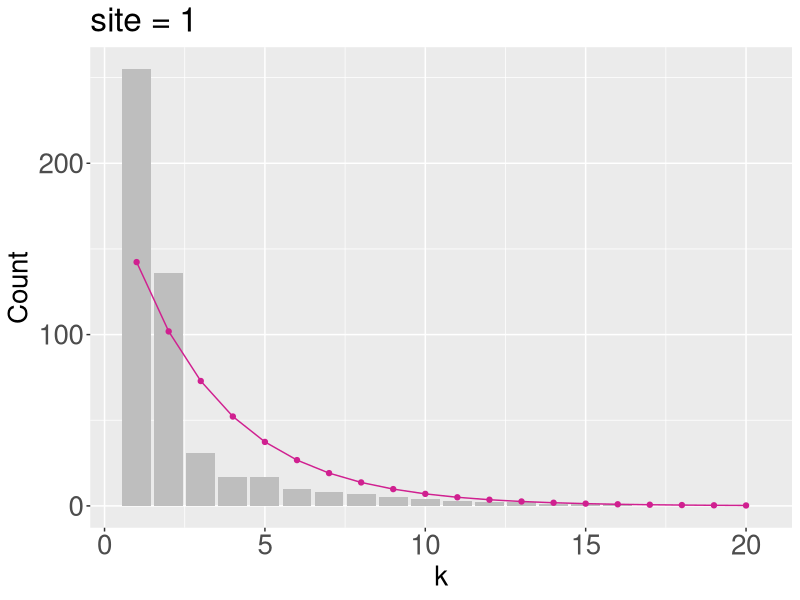
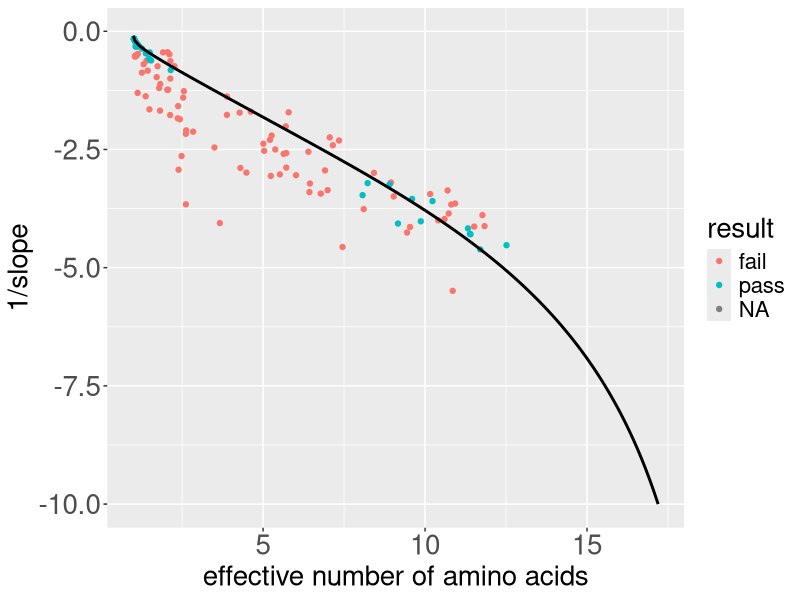

R code for these plots, in order:
# fit linear model to normalized, log-transformed data
# fitting 2 parameters: slope and intercept

library(tidyverse)
library(stringr)
library(cowplot)
library(broom)


# read in data
alignment <-read_csv("data/simulated/results_1B4T_A_evolved_split.csv", col_types = cols(.default = "c")) 

# tidy data used for null
alignment %>% 
  mutate(sequence = as.numeric(1:nrow(alignment)) ) %>% 
  gather(key = "site", value = "aa", 1:153) -> tidy_align  

tidy_align$site = as.numeric(tidy_align$site) 

#tidy_align %>% filter(sequence <= 100) -> tidy_align

#---------- ACTUAL DISTRIBUTION ----------
# determine the number of each AA at each site
tidy_align %>% 
  group_by(site, aa) %>% 
  summarize(count = n()) -> site_aa_count

empty_counts <- data_frame(aa = c('A', 'C', 'D', 'E', 'F', 'G', 'H', 'I', 'K', 'L', 'M', 'N', 'P', 'Q', 'R', 'S', 'T', 'V', 'W', 'Y'), 
                           count = rep(0, 20))

# 1. First write a function that can take a data frame with amino acids at one site, and return a data frame with counts, including zeros.
count_by_site <- function(site_df) {
  site_df %>% 
    group_by(aa) %>% 
    summarize(count = n()) -> counts
  full_join(counts, anti_join(empty_counts, counts, by = 'aa'))
}

# 2. Then call that function for all sites and combine the resulting data frames.
tidy_align %>% nest(-site) %>%
  mutate(counts = map(data, count_by_site)) %>%
  dplyr::select(-data) %>%   # use sessionInfo() to find what packages are loaded, conflicted package to give warnings
  unnest() -> all_count


#----------- ESTIMATED DISTRIBUTION ------------
# USING ONLY OBSERVED AA
# order aa by relative frequency
all_count %>%
  arrange(all_count$site, desc(count)) -> ordered_count

# make the categorical variable (aa) numerical (k) by numbering aa's 1-20 in order of freq
ordered_count %>%
  group_by(site) %>%
  mutate(k = as.numeric(1:20)) -> ordered_count

# remove aa with zero values
ordered_count %>%
  filter(count > 0) -> observed_aa

# count relative to most frequent - rescale to 1 for highly conserved sites
observed_aa %>%
  group_by(site) %>%
  mutate(rel_count = count/max(count)) -> observed_aa

# log-transformed data
observed_aa %>%
  mutate(ln_count = log(rel_count)) -> observed_aa 

# fit to a linear function, using map and BROOM 
# fit intercept and slope
observed_aa %>% nest(-site) %>%
  mutate(fit = map(data, ~ lm(ln_count ~ k, data = .)),
         intercept = map_dbl(fit, ~ (.)$coefficients[1]),
         slope = map_dbl(fit, ~ (.)$coefficients[2])) %>% 
  select(-data, -fit) -> observed_fits

# data frame with slope from linear fit to log transformed data - slope = gamma, intercept = 0
#head(observed_fits)

# visualize the distribution (at a given site) with linear fits
# NOTE: sites that are highly conserved for a single aa still look exponential in log scale (see sites 3 and 9 as example) 3, 6, 33
ordered_count %>%
  group_by(site) %>%
  mutate(rel_count = count/max(count)) -> ordered_count
ordered_count %>%
  mutate(ln_count = log(rel_count)) -> ordered_count

# library(forcats)
# ordered_count %>%
#   filter(site==77) %>%
#   ggplot() +
#   #geom_bar(aes(x = fct_inorder(aa), y = count), stat = 'identity') +
#   geom_point(aes(x = fct_inorder(aa), y = ln_count)) +
#   geom_abline(intercept = 0, slope = -0.2046281) + # NOTE: look up slope from ordered_fits dataframe
#   xlab("ordered aa") +
#   ylab("ln(count)") +
#   theme(text = element_text(size = 40),
#         axis.text = element_text(size = 40))

ordered_count %>% 
  left_join(observed_fits, by = "site") %>%
  mutate(est_dist = slope*exp(k*slope+intercept)) -> ordered_count

# rescale to compare w raw count
ordered_count %>%
  group_by(site) %>%
  mutate(est_rel = est_dist/sum(est_dist)) %>%
  mutate(est_count = sum(count)*est_rel) -> ordered_count


# visual comparison
# ordered_count %>%
#   filter(site == 10) %>%
#   ggplot(aes(x = k)) +
#   geom_bar(aes(y = count), fill = "grey", stat='identity') +
#   geom_point(aes(y = est_count, color = "violetred")) +
#   geom_line(aes(y = est_count, color = "violetred"), size = 1) 
#   scale_color_manual(name = "distribution",
#                      values = c("grey" = "grey", "violetred" = "violetred"),
#                      labels = c("actual", "estimated"))  +
#   labs(x = "amino acids ranked, k", y = "count") +
#   theme(legend.position = "none",
#         text = element_text(size = 40),
#         axis.text = element_text(size = 40)) 




#------- CHI-SQUARED: ACTUAL VS. ESTIMATED DIST -------
# use raw count
ordered_count %>% nest(-site) %>%
  mutate(chisq = map(data, ~ sum(((.$count - .$est_count)^2)/.$est_count)),
         p_value = map_dbl(chisq, ~ pchisq(., 17, lower.tail=FALSE))) %>% 
  select(-data) %>%
  mutate(p.adjusted = p.adjust(p_value, method= "fdr")) -> chisq_results

chisq_results %>%
  mutate(result = "pass") -> chisq_results

# REMOVE conserved sites with a single aa
chisq_results %>% 
  filter(p_value != "NaN") -> chisq_results

chisq_results$result[chisq_results$p_value < 0.05] <- "fail"

chisq_results %>% filter(result == "fail") %>% nrow()/nrow(chisq_results)
chisq_results$chisq <- as.numeric(chisq_results$chisq)


ordered_count %>%
  filter(site == 1) %>%
  ggplot(aes(x = k)) +
    geom_bar(aes(y = count, fill = "actual"), fill = "grey", stat='identity') +
    geom_point(aes(y = est_count, color = "Estimated")) +
    geom_line(aes(y = est_count, color = "Estimated")) +
    scale_color_manual(" ", values = c("actual" = "grey", "Estimated" = "violetred"))  +
    scale_fill_manual(" ", values = "grey")  +
    theme(legend.position = "none") +
    labs(x = "k", y = "Count") +
    theme(text = element_text(size = 20),
          axis.text = element_text(size = 20)) +
  ggtitle("site = 1") 


#------- EFFECTIVE NUMBER OF AMINO ACIDS --------
# site_aa_count is actual dist. DOES NOT CONTAIN AA AT ZERO

# eff aa for actual distribution
observed_aa %>%
  group_by(site) %>%
  mutate(frequency = (count)/sum(count)) -> site_aa_freq

site_aa_freq %>% 
  mutate(flnf = frequency*log(frequency)) %>%
  group_by(site) %>% 
  summarize(entropy = -sum(flnf),
            eff_aa = exp(entropy),
            n = length(unique(aa))) -> eff_aa_all

# eff aa for estimated distribution
ordered_count %>% 
  group_by(site) %>%
  mutate(freq = (est_count)/sum(est_count)) -> site_aa_freq_2
site_aa_freq_2 %>% 
  mutate(flnf = freq*log(freq)) %>%
  group_by(site) %>%
  summarize(entr = -sum(flnf),
            eff_aa_est = exp(entr)) -> eff_aa_all_est

left_join(eff_aa_all, eff_aa_all_est) -> compare_eff_aa

ggplot(compare_eff_aa, aes(x=eff_aa, y=eff_aa_est)) + geom_point() +
  geom_abline(slope = 1, intercept = 0) + xlim(0,16) + ylim(0,16) + 
  labs(title = "2 parameter fit", x = "eff_aa actual", y = "eff_aa fit") -> plot2


#------- RELATIONSHIP BETWEEN GAMMA & EFF AA -------
observed_fits %>%
  left_join(eff_aa_all) %>% 
  select(site, slope, eff_aa)-> gam_v_effaa

gam_v_effaa %>%
  left_join(chisq_results) %>% 
  select(site, slope, eff_aa, result) -> gam_v_effaa

neff2 <- function(lambda_inv) {
  lambda <- 1/lambda_inv
  pi <- lambda*exp(-lambda*(0:19))
  C <- sum(pi)
  pi <- pi/C
  exp(-sum(pi*log(pi)))
}

df_theory2 <- data.frame(lambda_inv = (0:-100)/10, ne = vapply((0:-100)/10, neff2, numeric(1)))

ggplot(gam_v_effaa, aes(x = eff_aa, y = 1/slope)) + 
  geom_point(aes(color = result)) +
  #geom_line(data = df_theory, aes(ne, -1/lambda), inherit.aes = FALSE) +
  geom_line(data = df_theory2, aes(ne, lambda_inv), inherit.aes = FALSE, size = 1) +
  #ggtitle("1B4T_A") +
  #ylim(-10,1000) ++
  labs(x = "effective number of amino acids", y = "1/slope") +
  theme(legend.position = "right",
        text = element_text(size = 20),
        axis.text = element_text(size = 20))  #-> plot1

